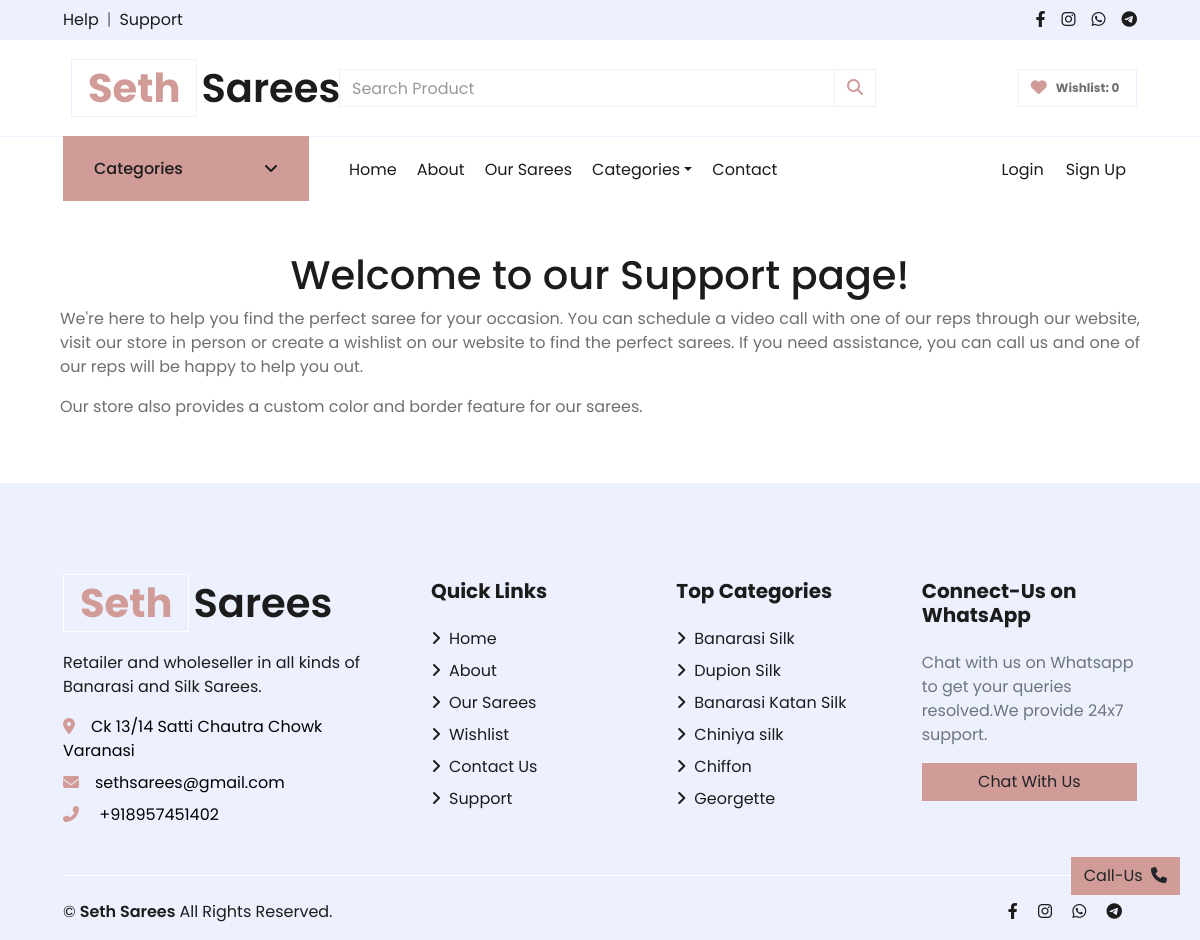
/support, run on an earlier commit of the app's database.
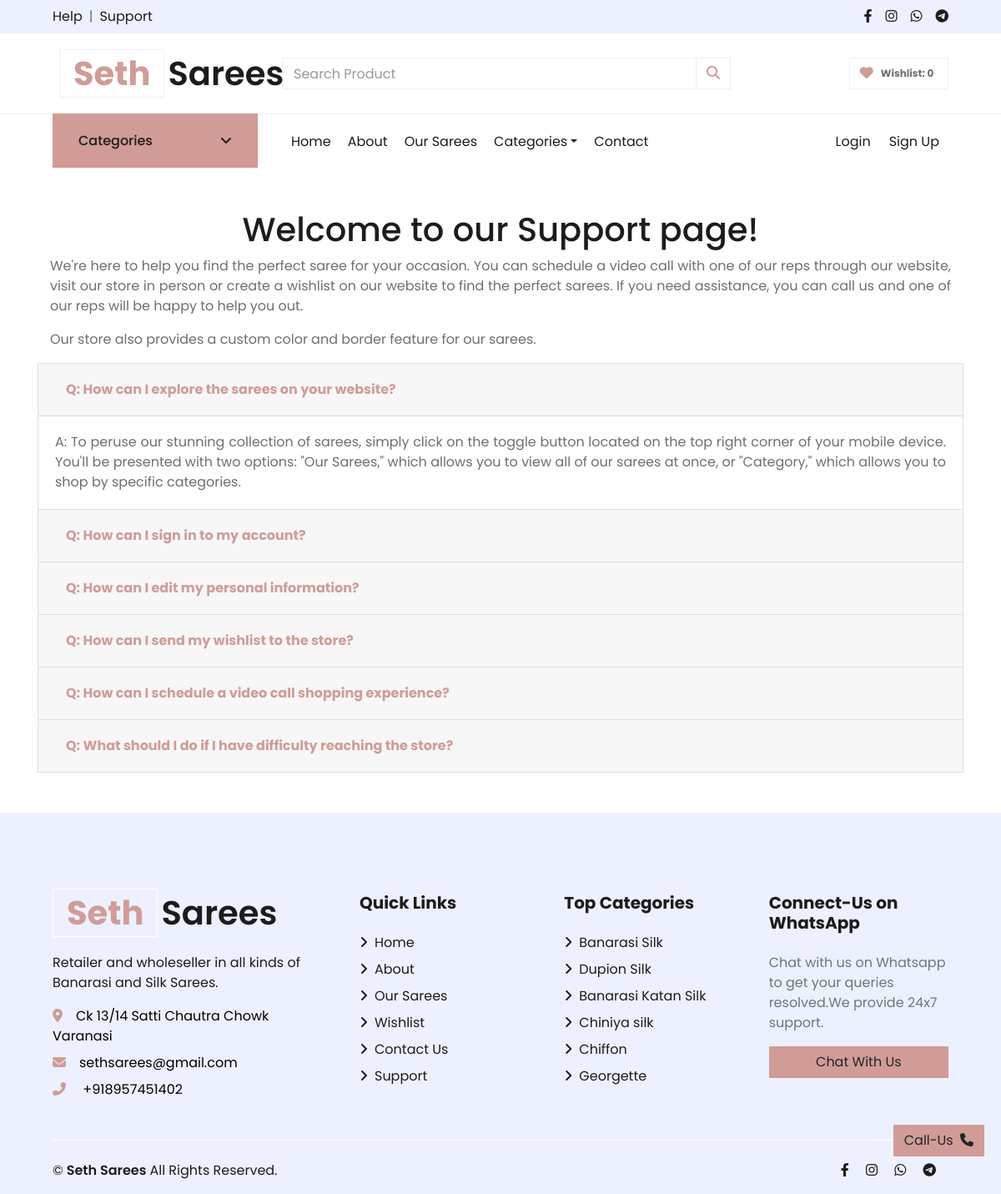
And on a later commit of the database.
### store/models/category.py (models this page shows, shortened)
class Category(models.Model):
    name = models.CharField(max_length=50)
    image = models.ImageField(default='',upload_to='uploads/category_img/')
    description = models.TextField( default='' , null=True , blank=True)
    alt_text = models.CharField(max_length=100, default='', null=True, blank=True)
    meta_title = models.CharField(max_length=255, default='', null=True, blank=True)
    meta_tags = models.CharField(max_length=255, default='', null=True, blank=True)
    meta_description = models.TextField(default='', null=True, blank=True)
    def __str__(self):
        return self.name

### store/models/faqs.py (models this page shows, shortened)
class Faqs(models.Model):
    question=models.TextField( default='' , null=True , blank=True)
    answer=models.TextField( default='' , null=True , blank=True)

### store/views/support.py (the view)
# urls.py: path('support',show_support),
def show_support(request):
    data = initial_data
    error_msg=None
    error_msg = request.GET.get('error_msg')
    data['error_msg'] = error_msg
    customer_id = request.session.get('customer')
    data['wishlist_len']=0
    if customer_id:
        customer = Customer.objects.get(id=customer_id)
        wishlist_len = len(Wishlist.objects.filter(customer=customer_id))
        data['wishlist_len'] = wishlist_len
    faqs=Faqs.objects.all()
    data['faqs']=faqs
    data['title']="Saree Shopping Support - Schedule Video Calls, Create Wishlists, In-Store Assistance & More"
    data['meta_description']='We are here to help you find the perfect saree for your occasion. You can schedule a video call with one of our reps through our website, visit our store in person or create a wishlist on our website to find the perfect sarees. If you need assistance, you can call us and one of our reps will be happy to help you out. Our store also provides a custom color and border feature for our sarees.'
    data['meta_tags']='Support, find perfect saree, occasion, video call, reps, website, visit store, wishlist, assistance, custom color, border feature'
    return render(request, 'support.html', data)

### store/templates/support.html (shortened to what this page needs)
{% extends 'base.html' %}
{% load static %}
{% block content %}
<div class="container">
    <div class="container">
        <h1 class="text-center">Welcome to our Support page!</h1>
        <p class="text-justify">We're here to help you find the perfect saree for your occasion. You can schedule a video call with one of our reps through our website, visit our store in person or create a wishlist on our website to find the perfect sarees. If you need assistance, you can call us and one of our reps will be happy to help you out.</p>
        <p class="text-justify">Our store also provides a custom color and border feature for our sarees.</p>
    </div>
    <div class="row">
      <div class="col-12">
        <div class="accordion" id="faqAccordion">
          <div class="accordion" id="faqAccordion">
            {% for faq in faqs %}
            <div class="card">
              <div class="card-header" id="heading{{forloop.counter}}">
                <h5 class="mb-0">
                  <button class="btn btn-link {% if forloop.first %}show active{% endif %}" type="button" data-toggle="collapse" data-target="#collapse{{forloop.counter}}" aria-expanded="{% if forloop.first %}true{% else %}false{% endif %}" aria-controls="collapse{{forloop.counter}}" >
                   <b> Q: {{faq.question}}</b>
                  </button>
                </h5>
              </div>
              <div id="collapse{{forloop.counter}}" class="collapse {% if forloop.first %}show{% endif %}" aria-labelledby="heading{{forloop.counter}}" data-parent="#faqAccordion">
                <div class="card-body text-justify">
                  A: {{faq.answer|safe}}
                </div>
              </div>
            </div>
            {% endfor %}
          </div>
        </div>
      </div>
    </div>
  </div>
{% endblock content %}

### store/templates/base.html (shortened to what this page needs)
<!DOCTYPE html>
<html lang="en">
    {% load static %}
<head>
    <link rel="stylesheet" href="https://cdnjs.cloudflare.com/ajax/libs/font-awesome/6.2.1/css/all.min.css" />
    <link href="{% static '/store/lib/owlcarousel/assets/owl.carousel.min.css' %}" rel="stylesheet">
    <link rel="stylesheet" href="https://unpkg.com/aos@next/dist/aos.css" />
    <link href="{% static '/store/css/style.css' %}" rel="stylesheet">
</head>
<body>
    <div class="container-fluid">
        <div class="row bg-secondary py-2 px-xl-5 justify-content-between">
            <div class="col-6">
                <div class="d-inline-flex align-items-center">
                    <a class="text-dark" target="_blank" href="https://wa.me/{{phone_no}}?text=Hello,+I+needed+some+help+related+to+your+store">Help</a>
                    <span class="text-muted px-2">|</span>
                    <a class="text-dark" target="_blank" href="/support">Support</a>
                </div>
            </div>
            <div class="col-6 d-flex justify-content-end">
                <div class="d-inline-flex align-items-center">
                    <a class="text-dark px-2" href="https://www.facebook.com/profile.php?id=100089091092224" target="_blank">
                        <i class="fab fa-facebook-f"></i>
                    </a>
                    <a class="text-dark px-2" href="https://www.instagram.com/seth_sarees/" target="_blank">
                        <i class="fab fa-instagram"></i>
                    </a>
                    <a class="text-dark px-2" href="https://wa.me/{{phone_no}}?text=Hello,+I+am+interested+in+knowing+more+about+your+Store" target="_blank">
                        <i class="fab fa-whatsapp"></i>
                    </a>
                    <a class="text-dark pl-2" href="" target="_blank">
                        <i class="fab fa-telegram"></i>
                    </a>
                </div>
            </div>
        </div>
        <div class="row align-items-center py-3 px-xl-5">
            <div class="col-lg-3 d-none d-lg-block">
                <a href='/' class="text-decoration-none">
                    <h1 class="m-2 display-5 font-weight-semi-bold"><span class="text-primary font-weight-bold border px-3 mr-1">Seth</span>Sarees</h1>
                </a>
            </div>
            <div class="col-lg-6 col-7 text-left pr-0 mr-0">
                <div class="search-container">
                    <form method="GET" action="/search" class="searchForm" autocomplete="off">
                                        <div class="input-group">
                                            <input type="text" class="form-control border-right-0" placeholder="Search Product" name="search" id="search" autocomplete="off">
                                            <div class="input-group-append">
                                                <button class="btn btn-outline-primary  rounded-0" type="submit" autocomplete="off" style="border-color:#eeeeee;">
                                                    <i class="fa fa-search" ></i>
                                                </button>
                                            </div>
                                        </div>
                        </form>
                    </div>
            </div>
            <div class="col-lg-3 col-5 text-right">
                <a href="/wishlist?next={{ request.get_full_path }}" class="btn border ">
                    <i class="fas fa-heart text-primary"></i>
                    <span class="badge">Wishlist: {{wishlist_len}}</span>
                </a>
            </div>
        </div>
    </div>
    <div class="container-fluid mb-5">
        <div class="row border-top px-xl-5">
            <div class="col-lg-3 d-none d-lg-block">
                <a class="btn shadow-none d-flex align-items-center justify-content-between bg-primary text-white w-100" data-toggle="collapse" href="#navbar-vertical" style="height: 65px; margin-top: -1px; padding: 0 30px;">
                    <h6 class="m-0">Categories</h6>
                    <i class="fa fa-angle-down text-dark"></i>
                </a>
            </div>
            <div class="col-lg-9">
                <nav class="navbar navbar-expand-lg bg-light navbar-light py-3 py-lg-0 px-0">
                    <div class="collapse navbar-collapse justify-content-between" id="navbarCollapse">
                        <div class="navbar-nav mr-auto py-0">
                            <a href="/" class="nav-item nav-link {% if request.path == '/' %}active{% endif %}">Home</a>
                            <a href="/about" class="nav-item nav-link {% if request.path == '/about' %}active{% endif %}">About</a>
                            <a href="/category" class="nav-item nav-link {% if request.path == '/category' %}active{% endif %}">Our Sarees</a>
                            <div class="nav-item dropdown">
                                <a href="#" class="nav-link dropdown-toggle" data-toggle="dropdown">Categories</a>
                            </div>
                            <a href="/contact" class="nav-item nav-link {% if request.path == '/contact' %}active{% endif %}">Contact</a>
                        </div>
                        <div class="navbar-nav ml-auto py-0">
                            {%if not request.session.customer%}
                            <span class="nav-item nav-link m-0 p-0">
                            <button type="button" class="btn text-dark btn-transparent nav-item nav-link" data-toggle="modal" data-target="#loginModal">Login
                            </button></span>
                            <span class="nav-item nav-link m-0 p-0">
                            <button type="button" class="btn text-dark btn-transparent nav-item nav-link" data-toggle="modal" data-target="#signupModal">Sign Up
                            </button>       </span>
                            {%endif%}
                        </div>
                    </div>
                </nav>
            </div>
        </div>
    </div>
        {%block content%}
        {%endblock%}
    <footer class="container-fluid bg-secondary text-dark mt-5 pt-5">
        <div class="row px-xl-5 pt-5">
            <div class="col-lg-4 col-md-12 mb-5 pr-3 pr-xl-5">
                <a href="/" class="text-decoration-none">
                    <h1 class="mb-4 display-5 font-weight-semi-bold"><span class="text-primary font-weight-bold border border-white px-3 mr-1">Seth</span>Sarees</h1>
                </a>
                <p>Retailer and wholeseller in all kinds of Banarasi and Silk Sarees.</p>
                <p class="mb-2"><i class="fa fa-map-marker-alt text-primary mr-3"></i><a href="https://www.google.com/search?q=seth%20sarees&oq=seth&aqs=chrome.0.69i59j69i57j69i59j69i60j69i61l2j69i60.1882j0j4&sourceid=chrome&ie=UTF-8&tbs=lf:1,lf_ui:10&tbm=lcl&sxsrf=ALiCzsaSynD1unvd0ebaW9NJ0Fx-3SjwXA:1671827345404&rflfq=1&num=10&rldimm=527673046138865702&lqi=CgtzZXRoIHNhcmVlc0iz8qLwsq6AgAhaHRAAEAEYABgBIgtzZXRoIHNhcmVlcyoGCAIQABABkgEXZGVzaWduZXJfY2xvdGhpbmdfc3RvcmU&phdesc=J3chXqvknqQ&ved=2ahUKEwjjtbGYypD8AhVH03MBHdmAB1gQvS56BAgYEAE&sa=X&rlst=f#rlfi=hd:;si:527673046138865702,l,CgtzZXRoIHNhcmVlc0iz8qLwsq6AgAhaHRAAEAEYABgBIgtzZXRoIHNhcmVlcyoGCAIQABABkgEXZGVzaWduZXJfY2xvdGhpbmdfc3RvcmU,y,J3chXqvknqQ;mv:[[25.6578831,83.0200176],[25.2926608,82.8717667]];tbs:lrf:!1m4!1u3!2m2!3m1!1e1!2m1!1e3!3sIAE,lf:1,lf_ui:10 "  target="_blank"style="color:black;">{{address}}</a></p>
                <p class="mb-2"><i class="fa fa-envelope text-primary mr-3"></i><a href="mailto:sethsarees@gmail.com"  target="_blank" style="color:black;">{{email}}</a></p>
                <p class="mb-0"><i class="fa fa-phone-alt text-primary mr-3"></i><a href="tel:+{{phone_no}}" style="color:black;"> +{{phone_no}}</a></p>
            </div>
            <div class="col-lg-8 col-md-12">
                <div class="row">
                    <div class="col-md-4 mb-5">
                        <h5 class="font-weight-bold text-dark mb-4">Quick Links</h5>
                        <div class="d-flex flex-column justify-content-start">
                            <a class="text-dark mb-2" href="/"><i class="fa fa-angle-right mr-2"></i>Home</a>
                            <a class="text-dark mb-2" href="/about"><i class="fa fa-angle-right mr-2"></i>About</a>
                            <a class="text-dark mb-2" href="/category"><i class="fa fa-angle-right mr-2"></i>Our Sarees</a>
                            <a class="text-dark mb-2" href="/wishlist"><i class="fa fa-angle-right mr-2"></i>Wishlist</a>
                            <a class="text-dark mb-2" href="/contact"><i class="fa fa-angle-right mr-2"></i>Contact Us</a>
                            <a class="text-dark mb-2" target="_blank" href="/support"><i class="fa fa-angle-right mr-2"></i>Support</a>
                        </div>
                    </div>
                    <div class="col-md-4 mb-5">
                        <h5 class="font-weight-bold text-dark mb-4">Top Categories</h5>
                        <div class="d-flex flex-column justify-content-start">
                            {% for category in categories|slice:":6" %}
                            <a class="text-dark mb-2" href="/category?category={{category.id}}"><i class="fa fa-angle-right mr-2"></i>{{category}}</a>
                            {% endfor %}
                        </div>
                    </div>
                    <div class="col-md-4 mb-3" >
                        <h5 class="font-weight-bold text-dark mb-4">Connect-Us on WhatsApp</h5>
                        <div class="d-flex flex-column ">
                            <p class=text-muted>Chat with us on Whatsapp to get your queries resolved.We provide 24x7 support.</p>
                            <a href="https://wa.me/{{phone_no}}?text=Hello,+I+am+interested+in+knowing+more+about+your+Store" target="_blank" class="btn btn-primary px-3 w-100">Chat With Us</a>
                        </div>
                    </div>
                </div>
            </div>
        </div>
        <div class="row border-top border-light mx-xl-5 pt-4">
            <div class="col-md-6 px-xl-0">
                <p class="mb-md-0 text-center text-md-left text-dark">
                    <div class=" d-flex align-items-center">
                        &copy; <a class="px-1 text-dark font-weight-semi-bold" href="#">Seth Sarees</a> All Rights Reserved.
                    </div>
                </p>
            </div>
            <div class="col-md-6 px-xl-0">
                <div class="col  text-center  text-sm-right ">
                        <a class="text-dark px-2" href="https://www.facebook.com/profile.php?id=100089091092224" target="_blank">
                            <i class="fab fa-facebook-f"></i>
                        </a>
                        <a class="text-dark px-2" href="https://www.instagram.com/seth_sarees/" target="_blank">
                            <i class="fab fa-instagram"></i>
                        </a>
                        <a class="text-dark px-2" href="https://wa.me/{{phone_no}}?text=Hello,+I+am+interested+in+knowing+more+about+your+Store" target="_blank">
                            <i class="fab fa-whatsapp"></i>
                        </a>
                        <a class="text-dark pl-2" href="">
                            <i class="fab fa-telegram"></i>
                        </a>
                </div>
            </div>
        </div>
    </footer>
    {% if  not request.GET.signup_error_msg%}
    <button   class="btn btn-primary sticky-btn" onclick="window.location.href='tel:+{{phone_no}}'">Call-Us <span class="pl-1"><i class="fa fa-phone" ></i></span></button>
    {%endif%}
</body>

### store/templates/base.html (style rules this page uses)
.search-container { position: relative; }

What changed in the data, as far as the page shows it:
added Faqs: question "How can I explore the sarees on your website?", answer "To peruse our stunning collection of sarees, simply click on the toggle button located on the top right corner of your mobile device. You'll be presented with two options: \"Our Sarees,\" which allows you to view all of our sarees at once, or \"Category,\" which allows you to shop by specific categories."
added Faqs: question "How can I sign in to my account?"
added Faqs: question "How can I edit my personal information?"
added Faqs: question "How can I send my wishlist to the store?"
added Faqs: question "How can I schedule a video call shopping experience?"
added Faqs: question "What should I do if I have difficulty reaching the store?"
